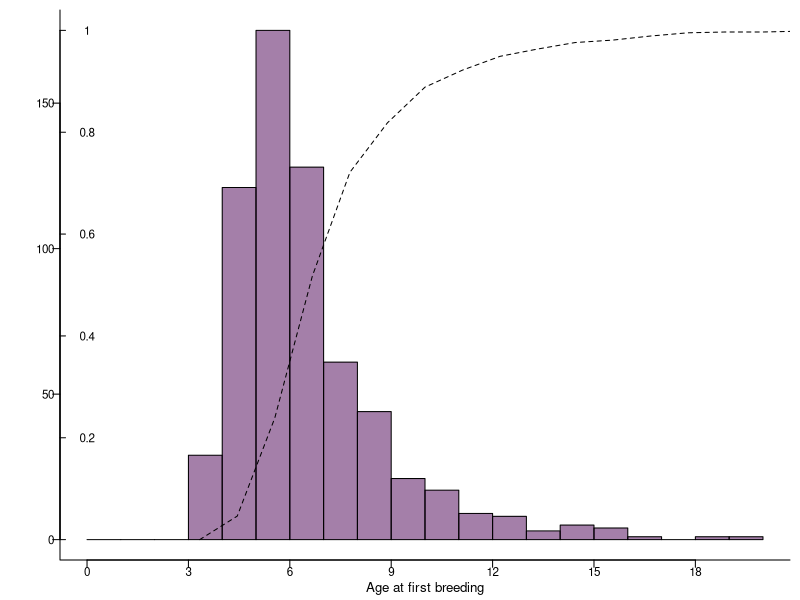
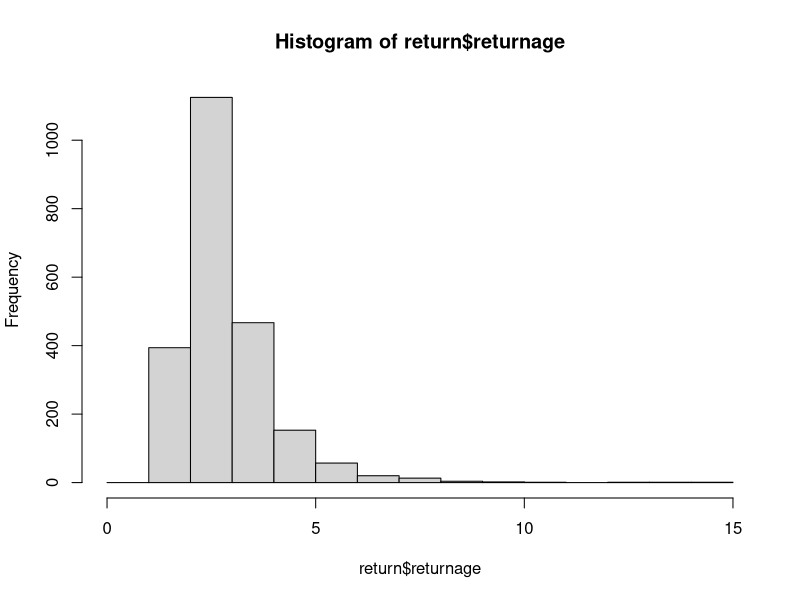
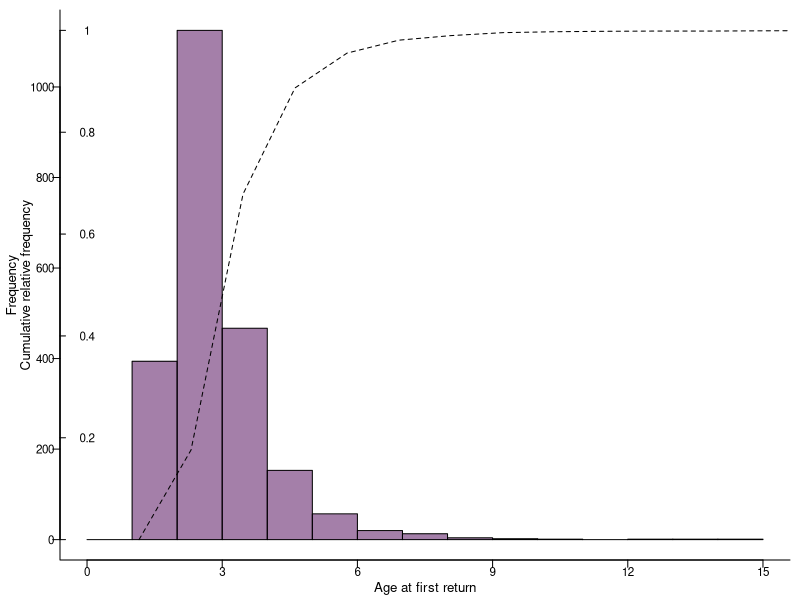
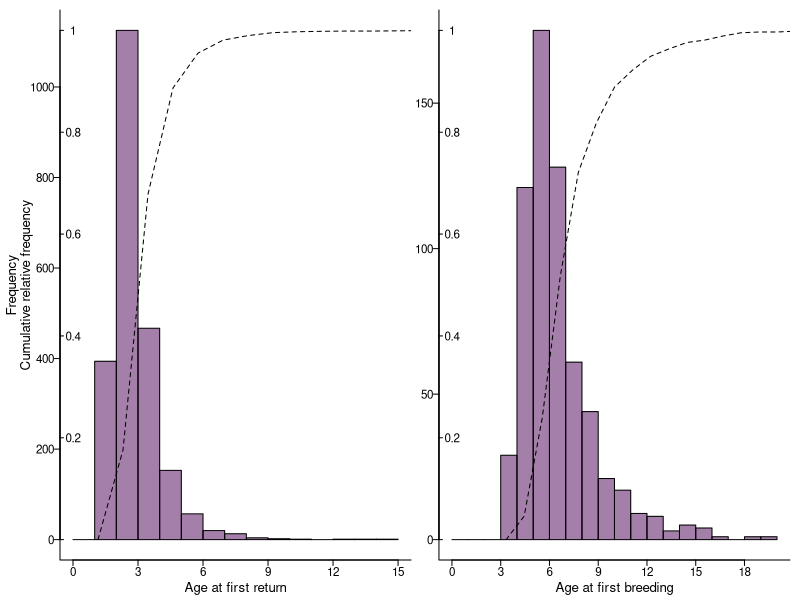
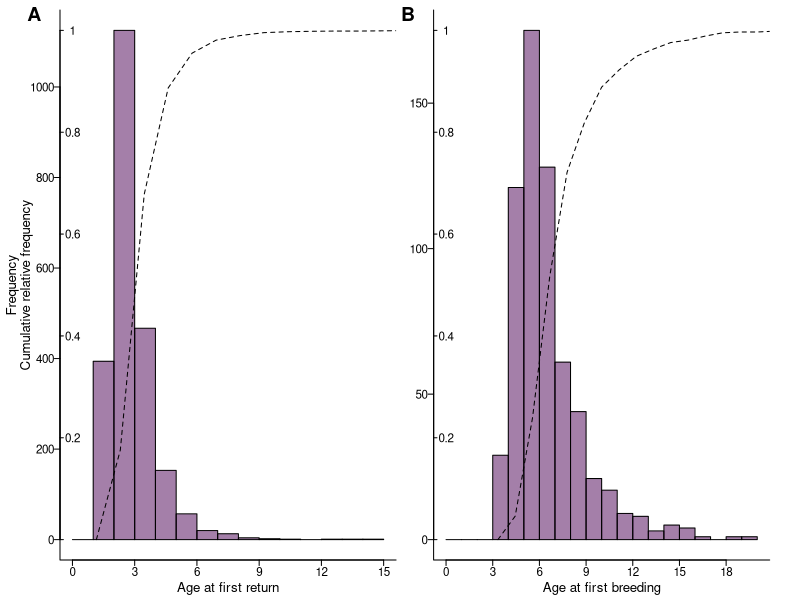
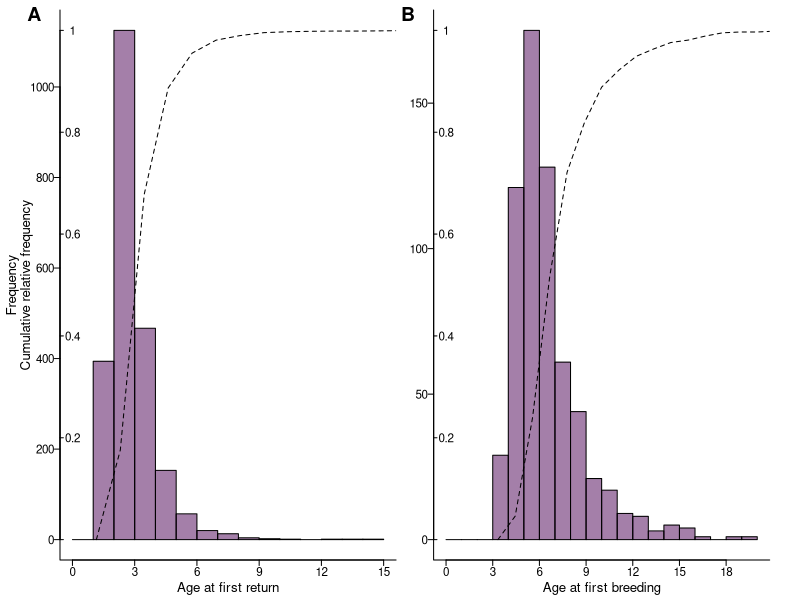

Recreate these plots in R, in order.
# code to create figure 3 - cumulative frequency plots of first return and first breed
library(tidyverse)
library(ggplot2)
library(scales)
library(cowplot)

#### read data  ####
dat <- read.csv("firstbreedetc_reduced.csv") 

# table includes ringing occasion, occasion an individual was first seen at the colony, 
# the occasion an individual first bred at the colony, and the age at return and first breeding

return <- dat$firstreturn
return <- return[!is.na(return)]

breed <- dat$firstbreed
breed <- breed[!is.na(breed)]

####  plot age of first breeding  ####

# 5971 individuals
# 2239 are ever resighted at the colony
# 628 individuals seen breeding

breeders <- dat %>% drop_na()

range(breeders$breedage)

# cumulative relative frequency - plot as a proportion

# calculate proportion breeding at each age
p <- breeders$breedage
breaks <- seq(3, 20, by = 1)
p.cut <- cut(p, breaks, right = F)
p.freq <- table(p.cut)
p.cumfreq <- cumsum(p.freq)
p.cumrelfreq <- p.cumfreq/nrow(breeders)

cumrelfreq.breeders <- as.data.frame(cbind(breaks, p.cumrelfreq))

b1 <- function() {
  par(mar = c(2, 3, 0.5, 0.5))
  hist(breeders$breedage, breaks = seq(0, 20, by = 1), main = NA, xlab =" ", ylab = "", 
       col = alpha("#4B0055", 0.5), axes = F)
  axis(2, ylim=c(0, 175),las=1, tck = -0.01, cex.axis = 0.7, mgp = c(2, 0.3, 0))
  # time axis
  axis(1, xlim = c(0, 20), mgp=c(2, 0, 0), tck = -0.01, cex.axis = 0.7, at = c(0, 3, 6, 9, 12, 15, 18))
  mtext("Age at first breeding", side=1, line=0.8, cex = 0.8)
  par(new=TRUE)
  plot(cumrelfreq.breeders$breaks, cumrelfreq.breeders$p.cumrelfreq, pch=NA, axes=FALSE, 
       ylim=c(0, 1), xlim=c(0, 18), xlab="", ylab="", type="o", lty = 2, col = "black")
  axis(2, ylim=c(0, 1),las=1, tck = 0.01, labels = F, cex.axis = 0.7, col = "black")
  text(0, seq(0, 1, 0.2), labels = c(" ", 0.2, 0.4, 0.6, 0.8, 1), adj = c(0.5, 0.5), cex = 0.7)
  box(bty="l")
}

ggdraw(b1)

#### plot age of first return  ####

# format data
return <- dat %>% drop_na(returnage)

hist(return$returnage, breaks = seq(0, 15, by = 1))

# calculate proportion returning at each age
r <- return$returnage
breaks <- seq(1, 15, by = 1)
r.cut <- cut(r, breaks, right = F)
r.freq <- table(r.cut)
r.cumfreq <- cumsum(r.freq)
r.cumrelfreq <- r.cumfreq/nrow(return)

cumrelfreq.return <- as.data.frame(cbind(breaks, r.cumrelfreq))

r1 <- function() { 
  par(mar = c(2, 3, 0.5, 0.5))
  hist(return$returnage, breaks = seq(0, 15, by = 1), main = NA, xlab =" ", ylab = "", 
       col = alpha("#4B0055", 0.5), axes = F)
  axis(2, ylim=c(0, 1125),las=1, tck = -0.01, cex.axis = 0.7, mgp = c(2, 0.3, 0))
  mtext("Frequency", side = 2, line = 2, cex = 0.8)
  # time axis
  axis(1, xlim = c(0, 15), mgp=c(2, 0, 0), tck = -0.01, cex.axis = 0.7, at = c(0, 3, 6, 9, 12, 15))
  mtext("Age at first return", side=1, line=0.8, cex = 0.8)
  par(new=TRUE)
  plot(cumrelfreq.return$breaks, cumrelfreq.return$r.cumrelfreq, pch=NA, axes=FALSE, 
       ylim=c(0, 1), xlim=c(0, 13), xlab="", ylab="", type="o", lty = 2, col = "black")
  axis(2, ylim=c(0, 1),las=1, tck = 0.01, labels = F, cex.axis = 0.7, col = "black")
  text(0, seq(0, 1, 0.2), labels = c(" ", 0.2, 0.4, 0.6, 0.8, 1), adj = c(0.5, 0.5), cex = 0.7)
  mtext("Cumulative relative frequency", side = 2, line = 1.3, cex = 0.8, col = "black")
  box(bty="l")
}

ggdraw(r1)

####  combine into one plot with cowplot  ####

(plot_grid(r1, NULL, b1, rel_widths = c(1, -0.1,  1), nrow = 1))

(cumfreqs <- plot_grid(r1, NULL, b1, NULL, rel_widths = c(1, -0.08,  1, 0.05), nrow = 1, 
                       labels = c("A", " ", "B", " "), label_x = 0.05))

(plot_to_save <- ggdraw() +
    draw_plot(cumfreqs) +
    theme(panel.background = element_rect(fill = "white")) +
    panel_border(colour = "white"))

save_plot("cumfreq_return_breed_1995-2019_bw.png", plot_to_save, base_width = 7.4, dpi = 600)
save_plot("cumfreq_return_breed_1995-2019_bw.pdf", plot_to_save, base_width = 7.4, dpi = 600)
